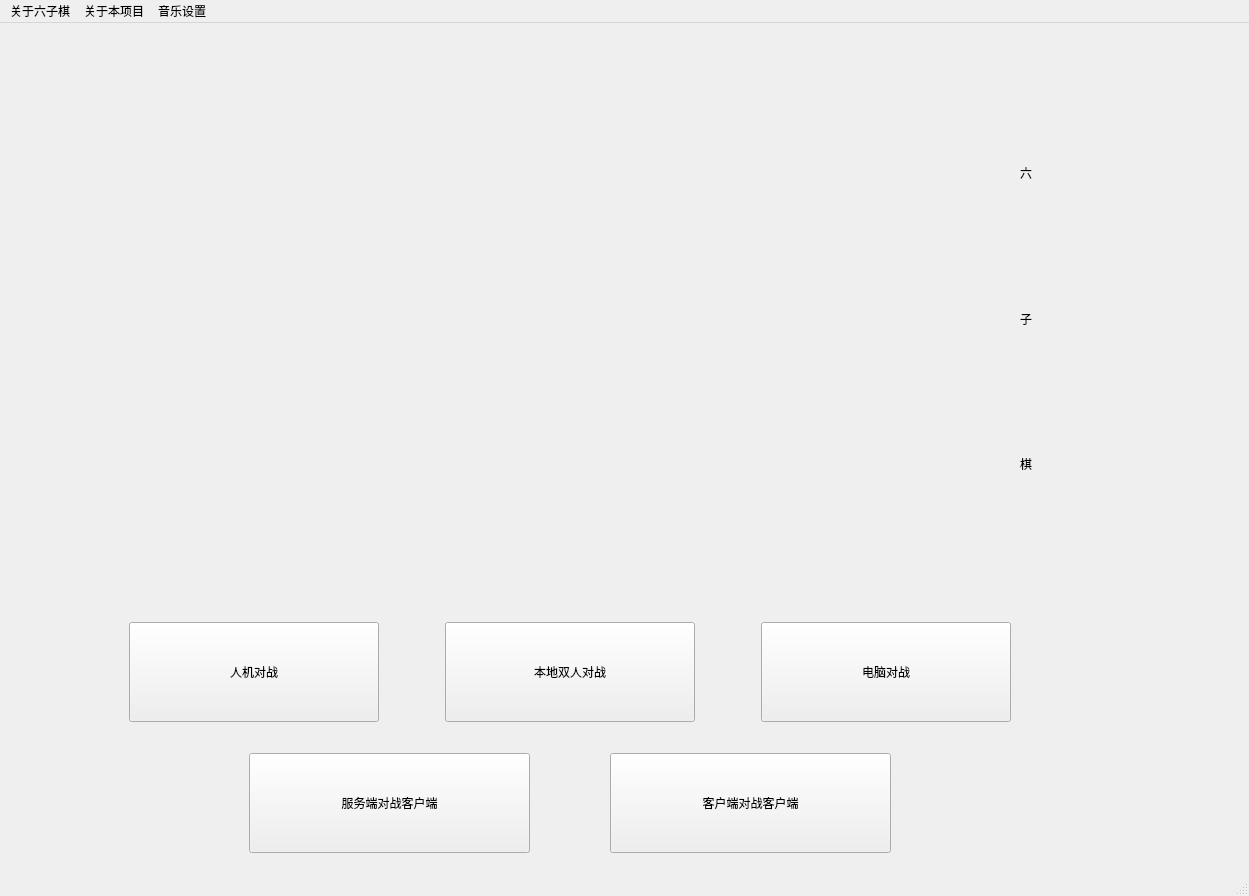
<?xml version="1.0" encoding="UTF-8"?>
<ui version="4.0">
 <class>loginwindow</class>
 <widget class="QMainWindow" name="loginwindow">
  <property name="geometry">
   <rect>
    <x>0</x>
    <y>0</y>
    <width>1249</width>
    <height>896</height>
   </rect>
  </property>
  <property name="minimumSize">
   <size>
    <width>100</width>
    <height>50</height>
   </size>
  </property>
  <property name="windowTitle">
   <string>MainWindow</string>
  </property>
  <widget class="QWidget" name="centralwidget">
   <widget class="QWidget" name="widget" native="true">
    <property name="geometry">
     <rect>
      <x>120</x>
      <y>590</y>
      <width>900</width>
      <height>150</height>
     </rect>
    </property>
    <property name="minimumSize">
     <size>
      <width>900</width>
      <height>150</height>
     </size>
    </property>
    <property name="maximumSize">
     <size>
      <width>900</width>
      <height>150</height>
     </size>
    </property>
    <widget class="QPushButton" name="pushButton">
     <property name="geometry">
      <rect>
       <x>9</x>
       <y>9</y>
       <width>250</width>
       <height>100</height>
      </rect>
     </property>
     <property name="minimumSize">
      <size>
       <width>250</width>
       <height>100</height>
      </size>
     </property>
     <property name="maximumSize">
      <size>
       <width>250</width>
       <height>100</height>
      </size>
     </property>
     <property name="styleSheet">
      <string notr="true"/>
     </property>
     <property name="text">
      <string>人机对战</string>
     </property>
    </widget>
    <widget class="QPushButton" name="pushButton_2">
     <property name="geometry">
      <rect>
       <x>325</x>
       <y>9</y>
       <width>250</width>
       <height>100</height>
      </rect>
     </property>
     <property name="minimumSize">
      <size>
       <width>250</width>
       <height>100</height>
      </size>
     </property>
     <property name="maximumSize">
      <size>
       <width>250</width>
       <height>100</height>
      </size>
     </property>
     <property name="styleSheet">
      <string notr="true"/>
     </property>
     <property name="text">
      <string>本地双人对战</string>
     </property>
    </widget>
    <widget class="QPushButton" name="pushButton_3">
     <property name="geometry">
      <rect>
       <x>641</x>
       <y>9</y>
       <width>250</width>
       <height>100</height>
      </rect>
     </property>
     <property name="minimumSize">
      <size>
       <width>250</width>
       <height>100</height>
      </size>
     </property>
     <property name="maximumSize">
      <size>
       <width>250</width>
       <height>100</height>
      </size>
     </property>
     <property name="styleSheet">
      <string notr="true"/>
     </property>
     <property name="text">
      <string>电脑对战</string>
     </property>
    </widget>
   </widget>
   <widget class="QWidget" name="widget_2" native="true">
    <property name="geometry">
     <rect>
      <x>1020</x>
      <y>80</y>
      <width>271</width>
      <height>431</height>
     </rect>
    </property>
    <layout class="QGridLayout" name="gridLayout">
     <item row="3" column="0">
      <widget class="QLabel" name="label_2">
       <property name="styleSheet">
        <string notr="true">font: 70pt &quot;华文行楷&quot;;</string>
       </property>
       <property name="text">
        <string>子</string>
       </property>
      </widget>
     </item>
     <item row="4" column="0">
      <widget class="QLabel" name="label_3">
       <property name="styleSheet">
        <string notr="true">font: 70pt &quot;华文行楷&quot;;</string>
       </property>
       <property name="text">
        <string>棋</string>
       </property>
      </widget>
     </item>
     <item row="2" column="0">
      <widget class="QLabel" name="label">
       <property name="styleSheet">
        <string notr="true">font: 70pt &quot;华文行楷&quot;;
</string>
       </property>
       <property name="text">
        <string>六</string>
       </property>
      </widget>
     </item>
    </layout>
   </widget>
   <widget class="QPushButton" name="pushButton_cs">
    <property name="geometry">
     <rect>
      <x>249</x>
      <y>730</y>
      <width>281</width>
      <height>100</height>
     </rect>
    </property>
    <property name="minimumSize">
     <size>
      <width>250</width>
      <height>100</height>
     </size>
    </property>
    <property name="maximumSize">
     <size>
      <width>300</width>
      <height>100</height>
     </size>
    </property>
    <property name="styleSheet">
     <string notr="true"/>
    </property>
    <property name="text">
     <string>服务端对战客户端</string>
    </property>
   </widget>
   <widget class="QPushButton" name="pushButton_cc">
    <property name="geometry">
     <rect>
      <x>610</x>
      <y>730</y>
      <width>281</width>
      <height>100</height>
     </rect>
    </property>
    <property name="minimumSize">
     <size>
      <width>250</width>
      <height>100</height>
     </size>
    </property>
    <property name="maximumSize">
     <size>
      <width>300</width>
      <height>100</height>
     </size>
    </property>
    <property name="styleSheet">
     <string notr="true"/>
    </property>
    <property name="text">
     <string>客户端对战客户端</string>
    </property>
   </widget>
  </widget>
  <widget class="QMenuBar" name="menubar">
   <property name="geometry">
    <rect>
     <x>0</x>
     <y>0</y>
     <width>1249</width>
     <height>21</height>
    </rect>
   </property>
   <widget class="QMenu" name="menumusic">
    <property name="title">
     <string>音乐设置</string>
    </property>
    <addaction name="actionopen_music"/>
    <addaction name="separator"/>
    <addaction name="actionclose_music"/>
   </widget>
   <widget class="QMenu" name="menurule">
    <property name="title">
     <string>关于六子棋</string>
    </property>
    <addaction name="actionrules"/>
   </widget>
   <widget class="QMenu" name="menuprogram">
    <property name="title">
     <string>关于本项目</string>
    </property>
    <addaction name="actiondescription"/>
   </widget>
   <addaction name="menurule"/>
   <addaction name="menuprogram"/>
   <addaction name="menumusic"/>
  </widget>
  <widget class="QStatusBar" name="statusbar"/>
  <action name="actionopen_music">
   <property name="text">
    <string>open music</string>
   </property>
  </action>
  <action name="actionclose_music">
   <property name="text">
    <string>close music</string>
   </property>
  </action>
  <action name="actionrules">
   <property name="text">
    <string>rules</string>
   </property>
  </action>
  <action name="actiondescription">
   <property name="text">
    <string>description</string>
   </property>
  </action>
 </widget>
 <resources/>
 <connections/>
</ui>
